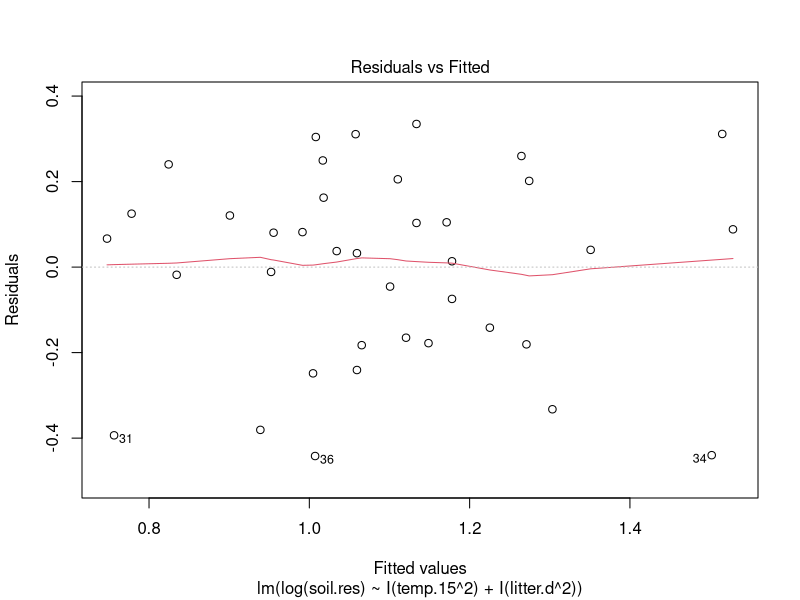
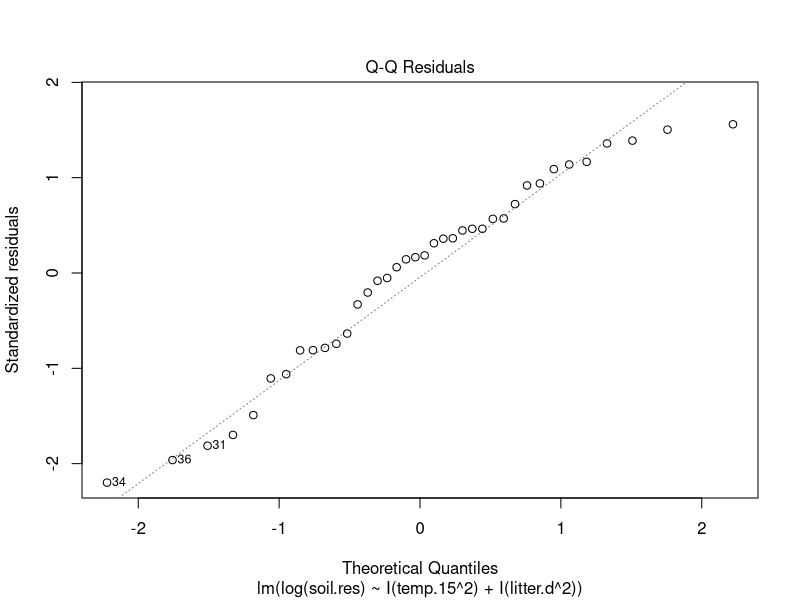
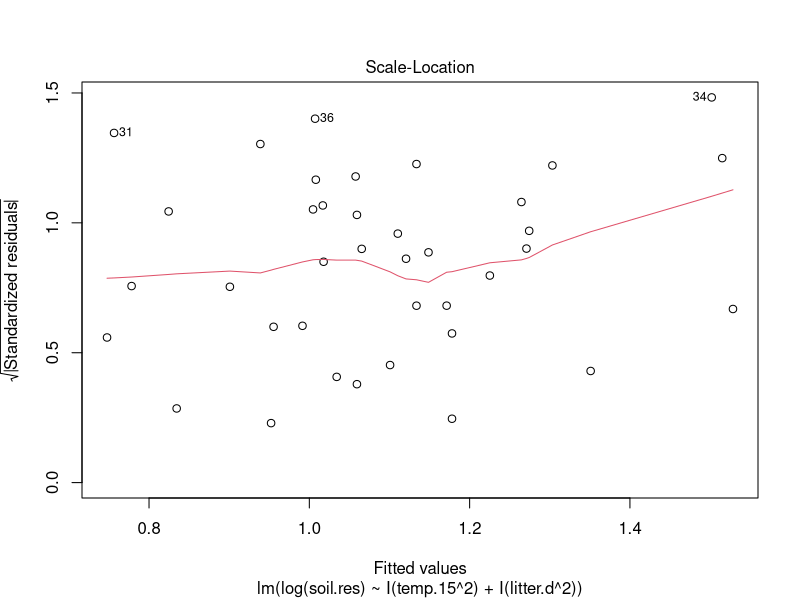
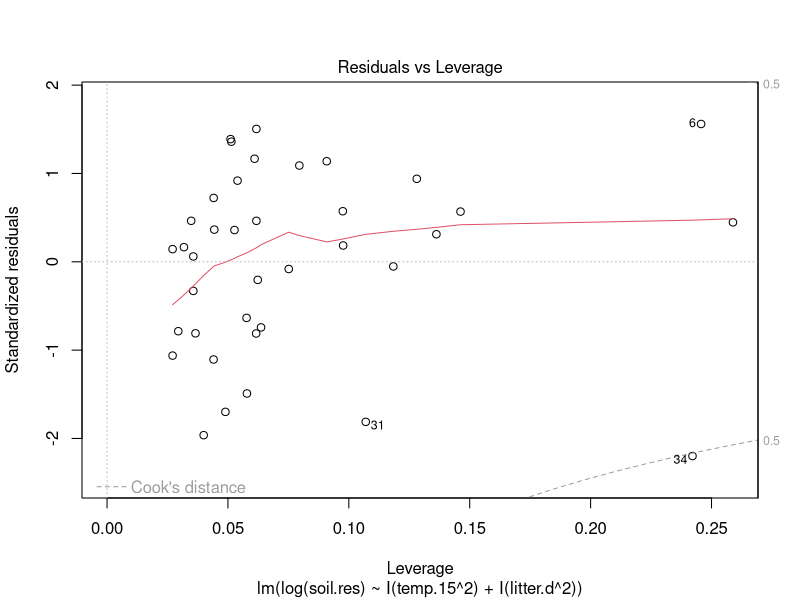
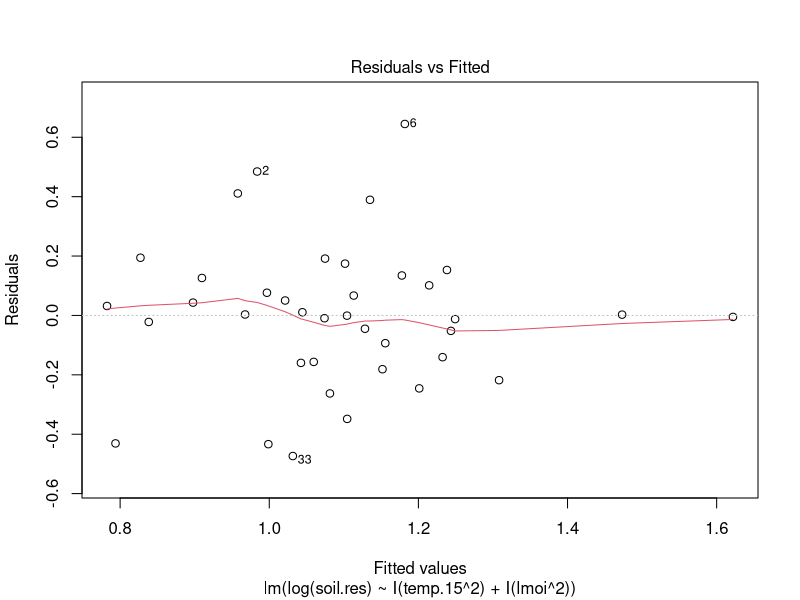
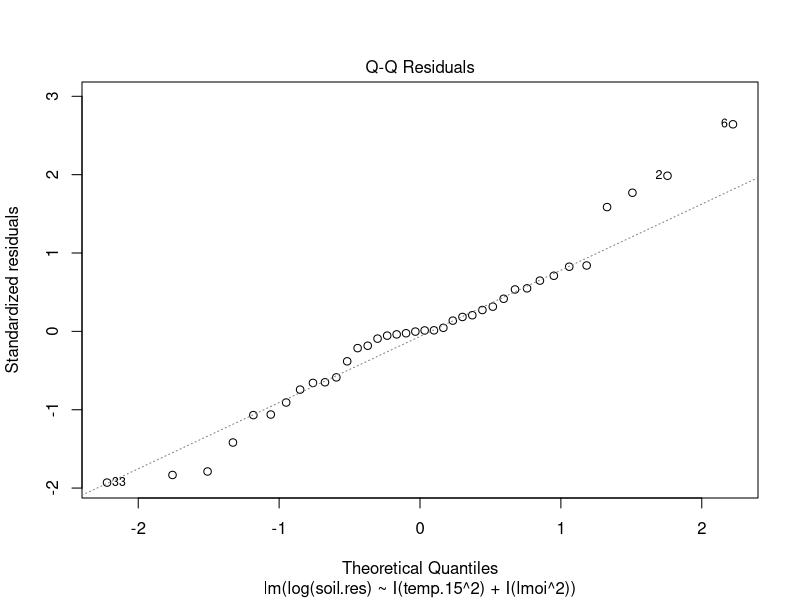
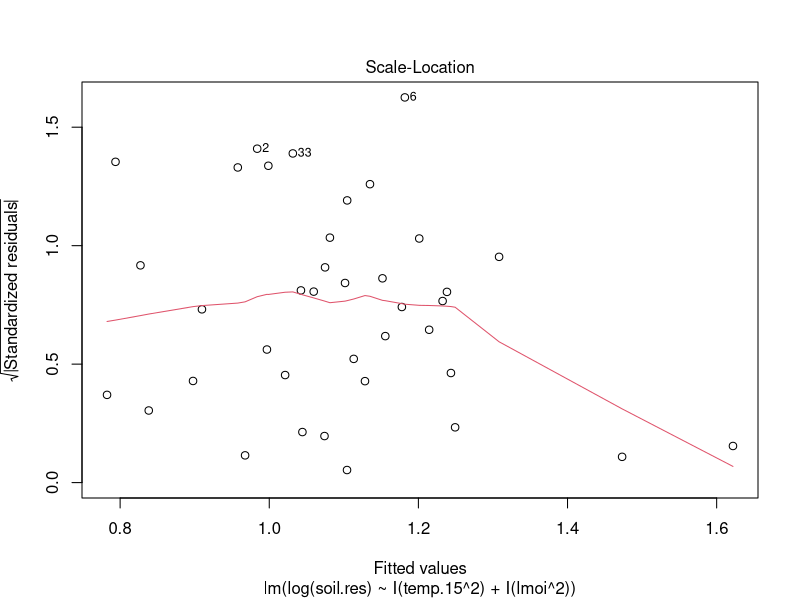
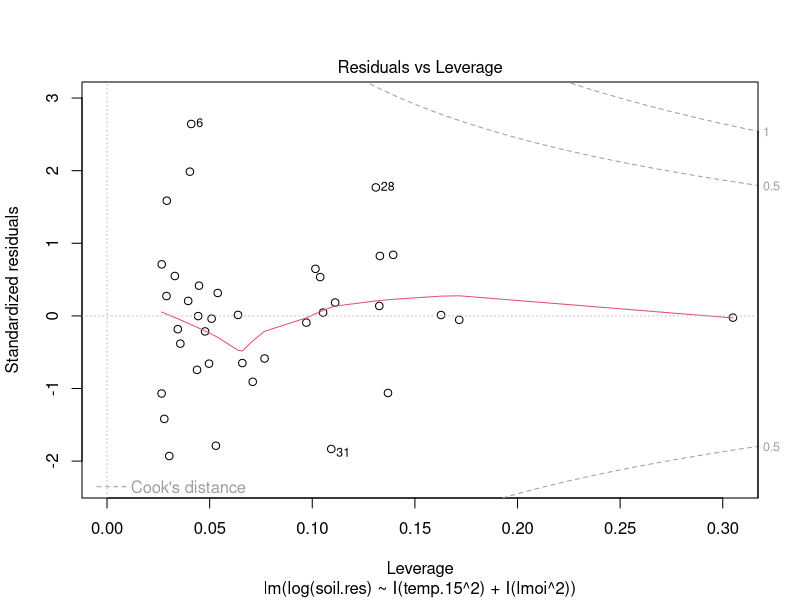

Recreate these plots in R, in order.
###### Pakete laden
library(boot)   #Funtkion fuer Cross validation
library(lmtest) #Breusch-Pagan-test -> "Tests zur Pruefung von Heteroskedastizitaet" 
library(zoo)

###### Daten einlesen
hainich.data <- read.csv("hainich.csv", sep=";")

###### Modelle

#temp.15, litter.d
lm1 <- lm(log(soil.res) ~ I(temp.15^2) + I(litter.d^2), data = hainich.data)

# temp.15 und lmoi
lm2 <- lm(log(soil.res) ~ I(temp.15^2) + I(lmoi^2), data = hainich.data)

# litter.d und soiln0
lm3 <- lm(log(soil.res) ~ I(litter.d^2) + I(soiln0^2), data = hainich.data)

# litter.d, soiln0, temp.15 und lmoi
lm4 <- lm(log(soil.res) ~ I(litter.d^2) + I(lmoi^2) + I(temp.15^2) + I(soiln0^2), data = hainich.data)

###### Diagnostikplots des Modells

plot(lm1)
plot(lm2)
plot(lm3)
plot(lm4)

###### Modelluebersicht
summary(lm1)
summary(lm2)
summary(lm3)
summary(lm4)

###### speichern des Plots
# PNG device
png("residuals.png")

# Code
plot(lm1, 1)

# Close device
dev.off()

###### BIC
BIC(lm1)
BIC(lm2)
BIC(lm3)
BIC(lm4)

####### LOOCV
# Modell wird n-mal geschaetzt, jeweils eine Beobachtung weggelassen
# je kleiner, desto besser
cv_rmse_loocv <- function(formula, data){
  glm.fit <- glm(formula, data = data)
  cv.out <- cv.glm(data, glm.fit)
  sqrt(cv.out$delta[1])
}

#LOOCV-RMSE fuer beide Modelle
rmse_loocv_lm1 <- cv_rmse_loocv(formula(lm1), hainich.data)
rmse_loocv_lm2  <- cv_rmse_loocv(formula(lm2), hainich.data)
rmse_loocv_lm3  <- cv_rmse_loocv(formula(lm3), hainich.data)
rmse_loocv_lm4  <- cv_rmse_loocv(formula(lm4), hainich.data)

####### k-fold Cross Validation:
# Datensatz wird in k Teile aufgeteilt
# ebenso je kleiner, desto besser
cv_rmse_kfold <- function(formula, data, K = 10){
  glm.fit <- glm(formula, data = data)
  cv.out <- cv.glm(data, glm.fit, K = K)
  sqrt(cv.out$delta[1])
}

#10-fold-CV-RMSE fuer beide Modelle
rmse_kfold_lm1 <- cv_rmse_kfold(formula(lm1), hainich.data, K = 10)
rmse_kfold_lm2  <- cv_rmse_kfold(formula(lm2), hainich.data, K = 10)
rmse_kfold_lm3  <- cv_rmse_kfold(formula(lm3), hainich.data, K = 10)
rmse_kfold_lm4  <- cv_rmse_kfold(formula(lm4), hainich.data, K = 10)

###### Shapiro Wilk Test
#Test auf Normalverteilung Residuen
# W sollte nahe 1 sein, für Normalverteilung
print(shapiro.test(residuals(lm1)))
print(shapiro.test(residuals(lm2)))
print(shapiro.test(residuals(lm3)))
print(shapiro.test(residuals(lm4)))

###### Breusch Pagan Test
#test auf konstante Varianz residuen
#Tests zur Pruefung von Heteroskedastizitaet
#wenn p-Wert signifikant ist das Hinweis für Heterokedastizität
print(bptest(lm1))
print(bptest(lm2))
print(bptest(lm3))
print(bptest(lm4))

###### Cook's Distance
#beobachten (wichtige)
#misst Einfluss einzelner Beobachtungen

cook_distance <- function(model) {
  cook <- cooks.distance(model)
  #typische Schwelle
  cook.limit <- 4 / nrow(hainich.data)
  print(which(cook > cook.limit))
  cook.limit
  #-> plots
  #cooks distanz plot
  plot(cook, type = "h",
      main = "Cook's Distance",
      ylab = "Cook's D")
  abline(h = cook.limit, col = 2, lty = 2)
}

cook_distance(lm1)
cook_distance(lm2)
cook_distance(lm3)
cook_distance(lm4)
